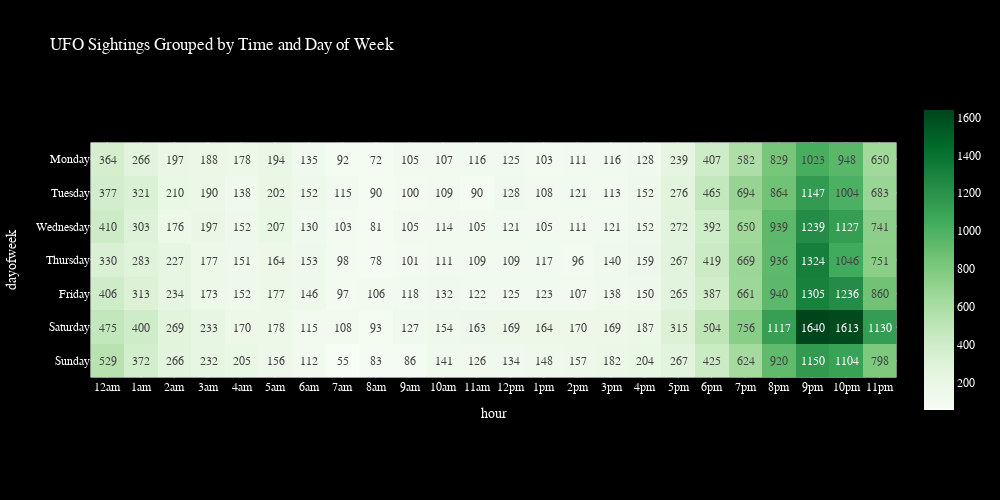

Source (notebook cell):
### Code cell
# Genie query
import plotly.express as px
fig = px.imshow(pivot_df, 
                x=['12am','1am','2am','3am','4am','5am','6am','7am','8am','9am','10am','11am','12pm','1pm','2pm','3pm','4pm','5pm','6pm','7pm','8pm','9pm','10pm','11pm'], 
                y=['Monday','Tuesday','Wednesday','Thursday','Friday','Saturday','Sunday'],
                color_continuous_scale='Greens', 
                text_auto=True,
                title="UFO Sightings Grouped by Time and Day of Week")
fig.update_layout(width=1000,height=500, font_family="Courier New", font_color="white", paper_bgcolor="black" )

fig.show()

### Figure 1 — Plotly figure (JSON) as saved in the notebook; plotly's stock layout.template omitted (floating-point values rounded to 4 significant figures; data arrays with more than 128 entries replaced by an {"elided": "..."} marker saying what was removed)
{"data": [{"coloraxis": "coloraxis", "hovertemplate": "hour: %{x}<br>dayofweek: %{y}<br>color: %{z}<extra></extra>", "name": "0", "texttemplate": "%{z}", "type": "heatmap", "x": ["12am", "1am", "2am", "3am", "4am", "5am", "6am", "7am", "8am", "9am", "10am", "11am", "12pm", "1pm", "2pm", "3pm", "4pm", "5pm", "6pm", "7pm", "8pm", "9pm", "10pm", "11pm"], "xaxis": "x", "y": ["Monday", "Tuesday", "Wednesday", "Thursday", "Friday", "Saturday", "Sunday"], "yaxis": "y", "z": {"elided": "7x24 int values"}}], "layout": {"coloraxis": {"colorscale": [[0, "rgb(247,252,245)"], [0.125, "rgb(229,245,224)"], [0.25, "rgb(199,233,192)"], [0.375, "rgb(161,217,155)"], [0.5, "rgb(116,196,118)"], [0.625, "rgb(65,171,93)"], [0.75, "rgb(35,139,69)"], [0.875, "rgb(0,109,44)"], [1, "rgb(0,68,27)"]]}, "font": {"color": "white", "family": "Courier New"}, "height": 500, "paper_bgcolor": "black", "title": {"text": "UFO Sightings Grouped by Time and Day of Week"}, "width": 1000, "xaxis": {"anchor": "y", "constrain": "domain", "domain": [0, 1], "scaleanchor": "y", "title": {"text": "hour"}}, "yaxis": {"anchor": "x", "autorange": "reversed", "constrain": "domain", "domain": [0, 1], "title": {"text": "dayofweek"}}}}
